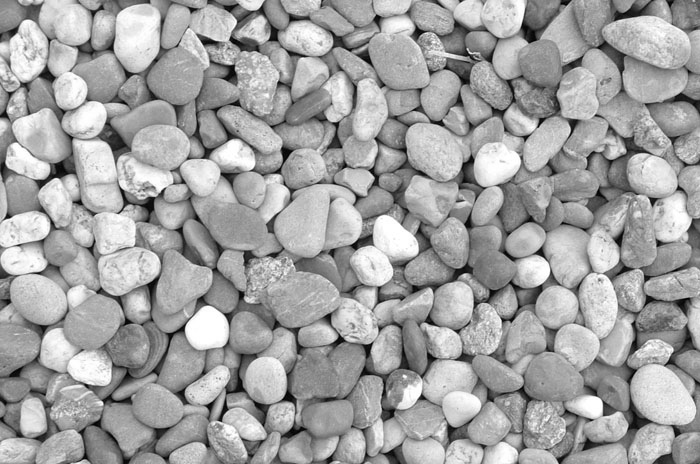
#> input picture Figuras_APS2/Fig1_SeixoP.bmp, 700 x 464 px
$ python ex1_operadores_espaciais.py
#> lines starting #> are read from the running program, lines starting #| are printed output that depends on the picture; after the words box and inside, x2 and y2 are one past the last pixel; in counts of white or black regions, pixels touching at a corner belong together
import cv2
import matplotlib.pyplot as plt
import numpy as np


seixosP = cv2.imread("Figuras_APS2/Fig1_SeixoP.bmp", cv2.IMREAD_GRAYSCALE)
#> seixosP is the input picture: shape (464, 700); min 0, max 255, mean 161.9
if seixosP is None:
    print("File 1 not found. Bye!")
    exit(0)

seixosM = cv2.imread("Figuras_APS2/Fig1_SeixoM.bmp", cv2.IMREAD_GRAYSCALE)
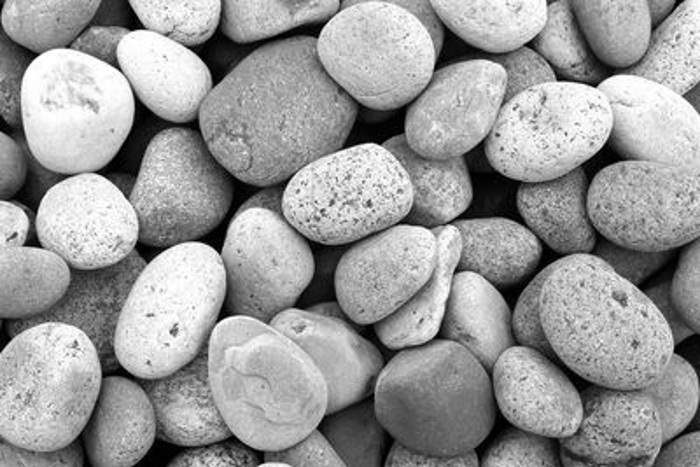
#> input picture Figuras_APS2/Fig1_SeixoM.bmp, 700 x 467 px
#> seixosM is the input picture: shape (467, 700); min 0, max 255, mean 153.4
if seixosM is None:
    print("File not 2 found. Bye!")
    exit(0)


seixosG = cv2.imread("Figuras_APS2/Fig1_SeixoG.bmp", cv2.IMREAD_GRAYSCALE)
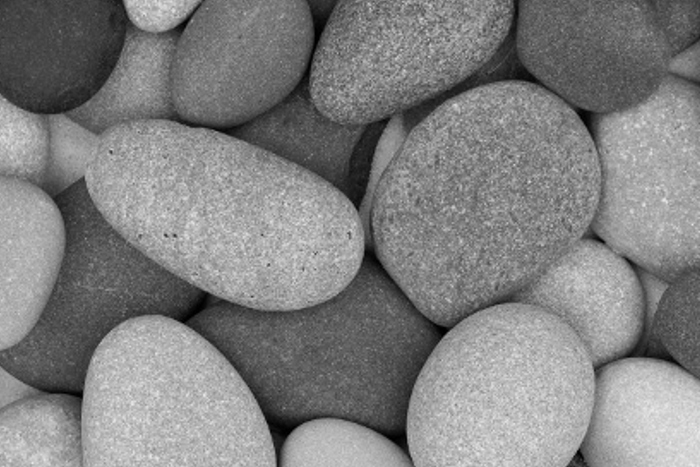
#> input picture Figuras_APS2/Fig1_SeixoG.bmp, 700 x 467 px
#> seixosG is the input picture: shape (467, 700); min 0, max 236, mean 129.3
if seixosG is None:
    print("File not 3 found. Bye!")
    exit(0)

# Binariza todas as imagens
fig_binP = np.where(seixosP > 100, 255, 0)
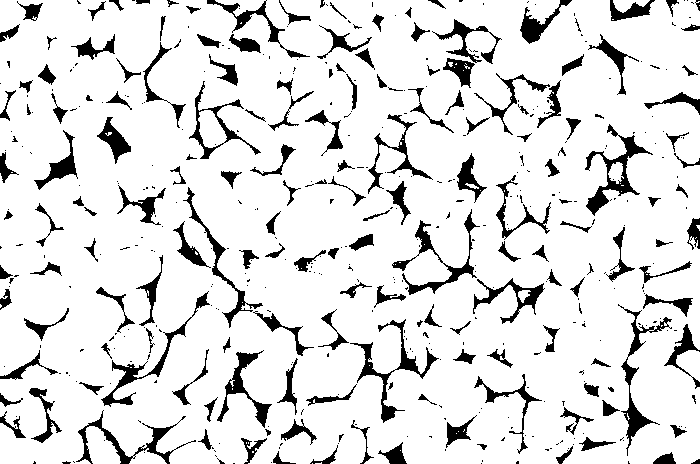
#> fig_binP: shape (464, 700) int64; 87.9% white; 484 black regions (312 under 20 px), largest, box (x1, y1, x2, y2) and area: (585, 124, 653, 216) 1327, (350, 319, 439, 423) 1250, (392, 209, 480, 295) 1170
fig_binM = np.where(seixosM > 100, 255, 0)
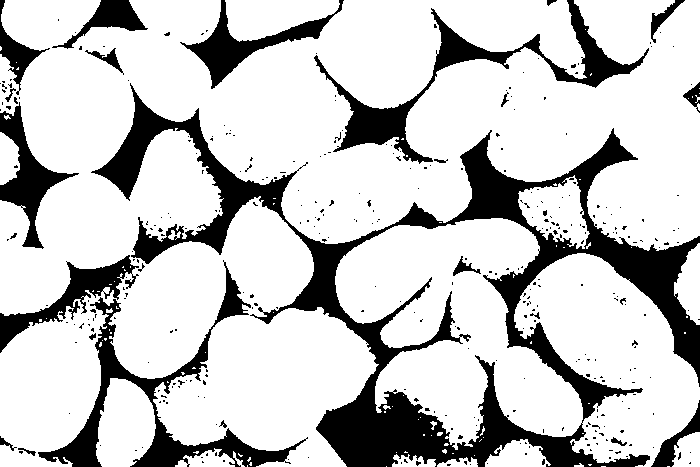
#> fig_binM: shape (467, 700) int64; 78.4% white; 355 black regions (330 under 20 px), largest, box (x1, y1, x2, y2) and area: (91, 83, 700, 467) 40272, (38, 260, 308, 467) 7814, (314, 0, 649, 164) 7058
fig_binG = np.where(seixosG > 100, 255, 0)
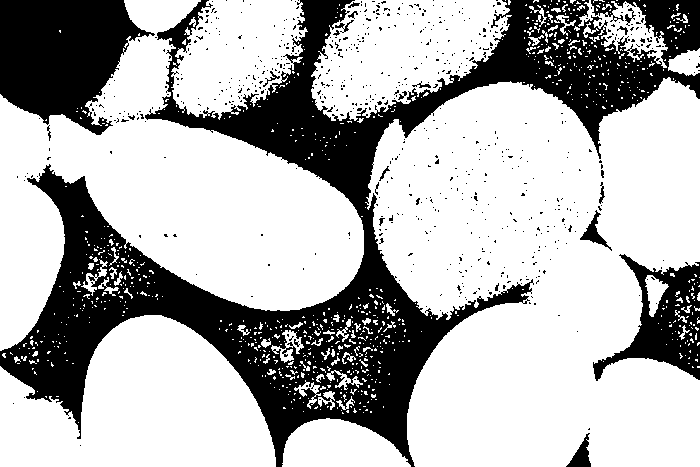
#> fig_binG: shape (467, 700) int64; 69.8% white; 675 black regions (654 under 20 px), largest, box (x1, y1, x2, y2) and area: (0, 0, 700, 467) 76118, (0, 0, 155, 135) 13645, (593, 254, 700, 381) 5636


# Soma os pixels pretos de cada imagem
ranhurasP = np.sum(fig_binP == 0)
#> ranhurasP = 39306
ranhurasM = np.sum(fig_binM == 0)
#> ranhurasM = 70751
ranhurasG = np.sum(fig_binG == 0)
#> ranhurasG = 98794


# Função para classificar
def classificar(ranhuras):
    if 35000 <= ranhuras <= 40000:
        return "P"
    elif 65000 <= ranhuras <= 73000:
        return "M"
    elif 95000 <= ranhuras <= 103000:
        return "G"
    else:
        return "Desconhecido"


print("Qual imagem você quer verificar?")

#> (the run stopped early here; a loop or call above may not have finished)
